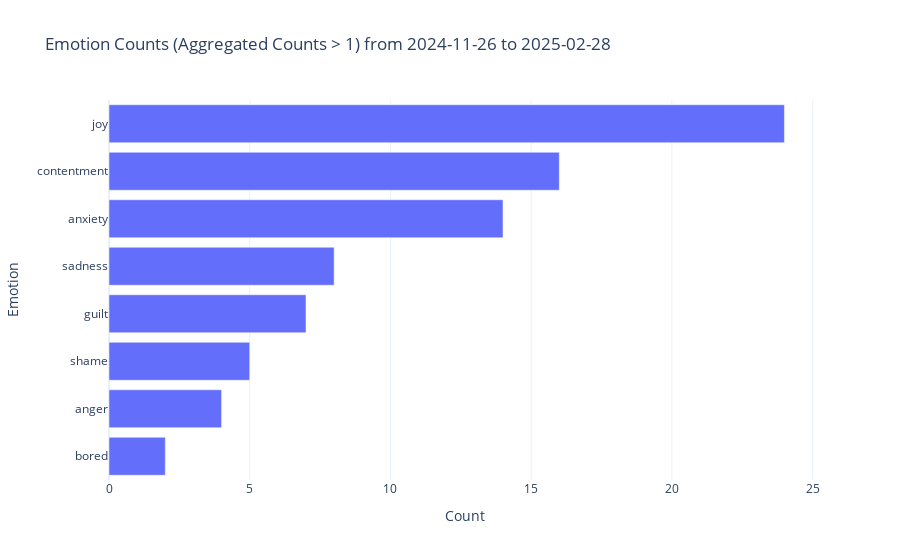

Write notebook code for a chart like this one.
### Code cell
# Filter out None or empty emotions
aggregated_data = aggregated_data[aggregated_data['emotion'].notna() & (aggregated_data['emotion'] != '')]

# Get emotion counts
emotion_counts2 = aggregated_data.groupby('emotion').size().reset_index(name='count')

# Filter emotions that have a count greater than 1
filtered_emotion_counts = emotion_counts2[emotion_counts2['count'] > 1]

# min and max dates
min_date = indv_php['assmt_dt'].min().date()
max_date = indv_php['assmt_dt'].max().date()

# Sort by count in descending order
filtered_emotion_counts = filtered_emotion_counts.sort_values(by='count', ascending=False)

# Create a horizontal bar chart
fig = px.bar(
    filtered_emotion_counts, 
    x='count', 
    y='emotion', 
    orientation='h',  # Horizontal bars
    title=f'Emotion Counts (Aggregated Counts > 1) from {min_date} to {max_date}',
    labels={'count': 'Count', 'emotion': 'Emotion'},
    #color='count',  # Optional: color by count
    #color_continuous_scale='Blues'  # Optional: color scheme
)

# Adjust layout
fig.update_layout(
    xaxis_title="Count",
    yaxis_title="Emotion",
    yaxis=dict(categoryorder='total ascending'),  # Sort by count
    template="plotly_white"
)

fig.show()

### Figure 1 — Plotly figure (JSON) as saved in the notebook; plotly's stock layout.template omitted (floating-point values rounded to 4 significant figures)
{"data": [{"alignmentgroup": "True", "hovertemplate": "Count=%{x}<br>Emotion=%{y}<extra></extra>", "legendgroup": "", "marker": {"color": "#636efa", "pattern": {"shape": ""}}, "name": "", "offsetgroup": "", "orientation": "h", "showlegend": false, "textposition": "auto", "type": "bar", "x": [24, 16, 14, 8, 7, 5, 4, 2], "xaxis": "x", "y": ["joy", "contentment", "anxiety", "sadness", "guilt", "shame", "anger", "bored"], "yaxis": "y"}], "layout": {"autosize": true, "barmode": "relative", "legend": {"tracegroupgap": 0}, "title": {"text": "Emotion Counts (Aggregated Counts > 1) from 2024-11-26 to 2025-02-28"}, "xaxis": {"anchor": "y", "autorange": true, "domain": [0, 1], "range": [0, 25.26], "title": {"text": "Count"}, "type": "linear"}, "yaxis": {"anchor": "x", "autorange": true, "categoryorder": "total ascending", "domain": [0, 1], "range": [-0.5, 7.5], "title": {"text": "Emotion"}, "type": "category"}}}
